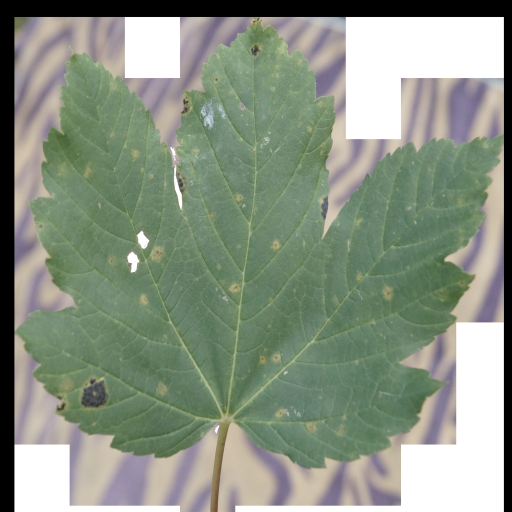
#> input picture projects/courtyard-baseline/assets/leaves/BaseColor.png, 1024 x 1024 px (shown at 1/2 size)
$ python prepare-leaf.py
#> lines starting #> are read from the running program, lines starting #| are printed output that depends on the picture; after the words box and inside, x2 and y2 are one past the last pixel; in counts of white or black regions, pixels touching at a corner belong together
from pathlib import Path
from PIL import Image
import numpy as np
from scipy import ndimage as ndi
import json,hashlib
p=Path(__file__).parent/'assets/leaves'
a=np.array(Image.open(p/'BaseColor.png').convert('RGB')).astype(float)
m=(a[:,:,1]>a[:,:,0]*1.01)&(a[:,:,1]>a[:,:,2]*1.055)&(a[:,:,1]>25)
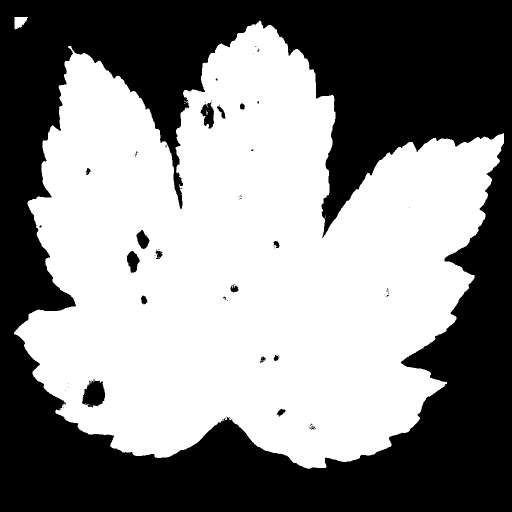
#> m: shape (1024, 1024) bool (shown at 1/2 size); 53.4% white; 74 black regions (58 under 20 px), largest, box (x1, y1, x2, y2) and area: (0, 0, 1024, 1024) 482933, (164, 759, 210, 815) 1810, (401, 205, 428, 257) 878
m=ndi.binary_closing(m,iterations=2);labels,n=ndi.label(m);sizes=np.bincount(labels.ravel());sizes[0]=0;m=labels==sizes.argmax();m=ndi.binary_fill_holes(m)
#> after `m = ndi.binary_closing(m, iterations=2)`:
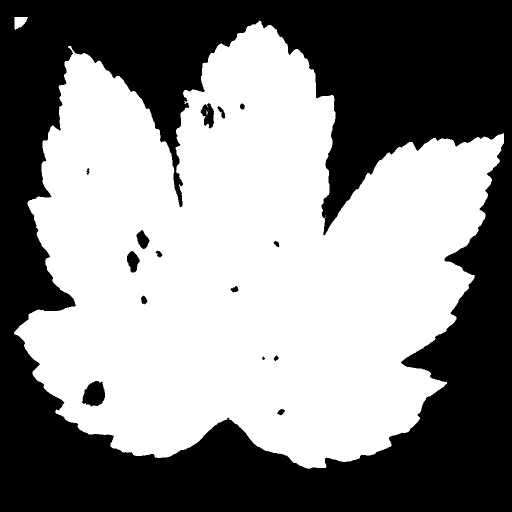
#> m: shape (1024, 1024) bool (shown at 1/2 size); 53.5% white; 15 black regions, largest, box (x1, y1, x2, y2) and area: (0, 0, 1024, 1024) 482596, (164, 762, 210, 813) 1722, (401, 206, 428, 257) 852
#> after `labels, n = ndi.label(m)`:
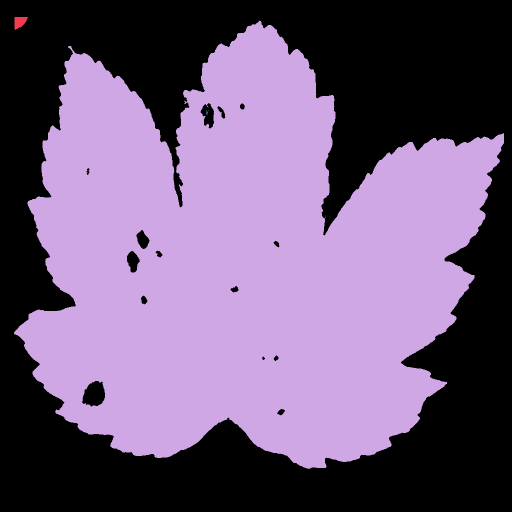
#> labels: shape (1024, 1024) int32 (shown at 1/2 size); 12 distinct labels, from 0 to 11; one colour per label, 0 black
#> after `labels, n = ndi.label(m)`: n = 11
#> after `sizes = np.bincount(labels.ravel())`: sizes = [487489, 470, 560590, 3, 1, 1, 16, 2, 1, 1, 1, 1]
#> after `m = labels == sizes.argmax()`: m: shape (1024, 1024) bool; 53.5% white; 15 black regions, largest, box (x1, y1, x2, y2) and area: (0, 0, 1024, 1024) 483070, (164, 762, 210, 813) 1723, (401, 206, 428, 257) 873
#> after `m = ndi.binary_fill_holes(m)`:
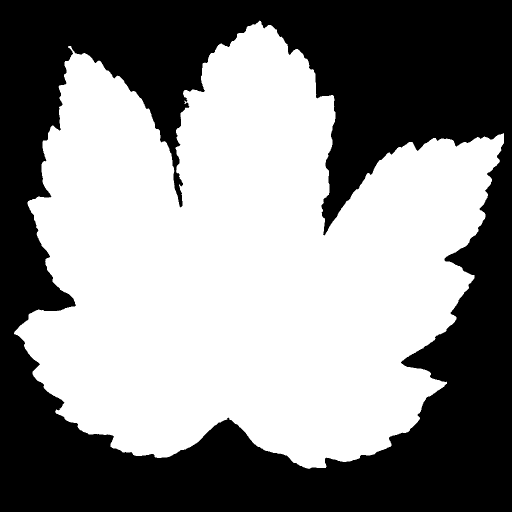
#> m: shape (1024, 1024) bool (shown at 1/2 size); 53.9% white; 1 black region, box (x1, y1, x2, y2) and area: (0, 0, 1024, 1024) 483070
# Retain the photographed blade; stem is constructed separately in the geometry.
m[945:]=False
rgba=Image.open(p/'BaseColor.png').convert('RGBA');rgba.putalpha(Image.fromarray((m*255).astype('uint8')));rgba.save(p/'maple-color.png')
#> further down, rgba is the input picture: PIL image 1024x1024 RGBA; mean R, G, B, A 136.2, 146.7, 130.8, 255
#> after `rgba.putalpha(Image.fromarray((m * 255).astype('uint8')))`:
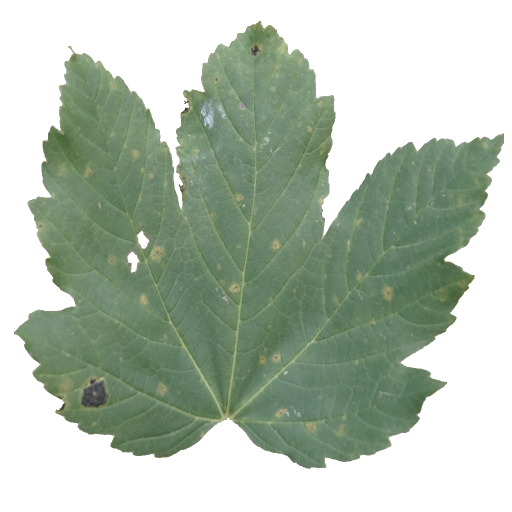
#> rgba: PIL image 1024x1024 RGBA (shown at 1/2 size); mean R, G, B, A 136.2, 146.7, 130.8, 137.5; transparent parts drawn white
# Build a real outline mesh from the silhouette, not a rectangular alpha card.
s=np.array(Image.fromarray((m*255).astype('uint8')).resize((256,256),Image.Resampling.NEAREST))>0
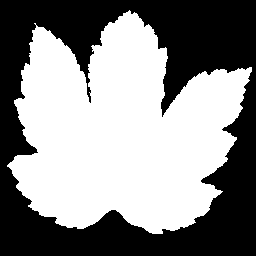
#> s: shape (256, 256) bool; 53.9% white; 1 black region, box (x1, y1, x2, y2) and area: (0, 0, 256, 256) 30182
labels,n=ndi.label(s);sizes=np.bincount(labels.ravel());sizes[0]=0;s=ndi.binary_fill_holes(labels==sizes.argmax())
#> after `labels, n = ndi.label(s)`:
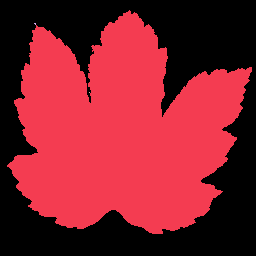
#> labels: shape (256, 256) int32; 4 distinct labels, from 0 to 3; one colour per label, 0 black
#> after `labels, n = ndi.label(s)`: n = 3
#> after `sizes = np.bincount(labels.ravel())`: sizes = [30182, 35350, 3, 1]
#> after `s = ndi.binary_fill_holes(labels == sizes.argmax())`: s: shape (256, 256) bool; 53.9% white; 1 black region, box (x1, y1, x2, y2) and area: (0, 0, 256, 256) 30186
edges={}
def edge(a,b):edges.setdefault(a,[]).append(b)
for y,x in zip(*np.where(s)):
 if y==0 or not s[y-1,x]:edge((x,y),(x+1,y))
 if x==255 or not s[y,x+1]:edge((x+1,y),(x+1,y+1))
 if y==255 or not s[y+1,x]:edge((x+1,y+1),(x,y+1))
 if x==0 or not s[y,x-1]:edge((x,y+1),(x,y))
#> this loop made 35350 passes
#> (y, x) on passes 1 to 3: (10, 129), (11, 128), (11, 129)
loops=[]
while edges:
 start=next(iter(edges));pts=[start];at=start
 for _ in range(10000):
  nxt=edges[at].pop()
  if not edges[at]:del edges[at]
  if nxt==start:break
  pts.append(nxt);at=nxt
 loops.append(pts)
#> this loop made 1 pass
#> after the loop, edges = 0 items; loops = 1 item
pts=max(loops,key=len)
#> pts = 1558 pairs, first value 7 to 252, second value 10 to 234
#> `mid = len(pts) // 2`: mid = 779
def rdp(points,eps):
#> called with eps = 2.5
 a,b=np.array(points[0]),np.array(points[-1]);v=b-a;l=np.linalg.norm(v)
#> after `a, b = (np.array(points[0]), np.array(points[-1]))`: a = [129, 10]; b = [118, 212]
#> after `v = b - a`: v = [-11, 202]
#> after `l = np.linalg.norm(v)`: l = 202.3
 dist=[abs(np.cross(v,np.array(q)-a))/l if l else np.linalg.norm(np.array(q)-a) for q in points]
#> dist = 780 values, max 126.2 at index 351, min 0 at index 0, mean 70.97
 i=int(np.argmax(dist))
#> i = 351
 if dist[i]<=eps:return [points[0],points[-1]]
 return rdp(points[:i+1],eps)[:-1]+rdp(points[i:],eps)
mid=len(pts)//2;simple=rdp(pts[:mid+1],2.5)[:-1]+rdp(pts[mid:]+[pts[0]],2.5)[:-1]
#> after `simple = rdp(pts[:mid + 1], 2.5)[:-1] + rdp(pts[mid:] + [pts[0]], 2.5)`: simple = 77 pairs, first value 7 to 252, second value 10 to 234
outline=[[round(x/256,6),round(1-y/256,6)] for x,y in simple]
#> outline = 77 pairs, first value 0.0273 to 0.984, second value 0.0859 to 0.961
(p/'outline.json').write_text(json.dumps(outline))
#> (the run stopped early here; a loop or call above may not have finished)
